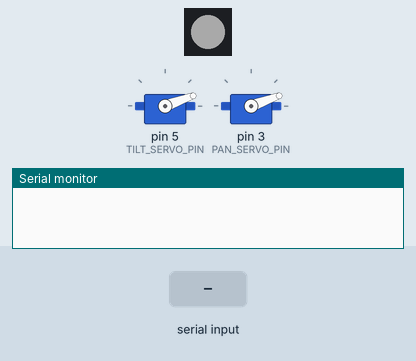
This sketch was run on a simulated Arduino Uno, built with avr-gcc and run on an emulated ATmega328P. On the bench: 2 × servo, 1 RGB LEDs in strip order, left to right, the last lines printed to the serial monitor. The test bench sets the inputs (shaded band). Dim RGB values are drawn brighter than linear.

Above: at 1.2 s.
1.3 s: "<panset:1>" received over Serial
At 1.67 s:
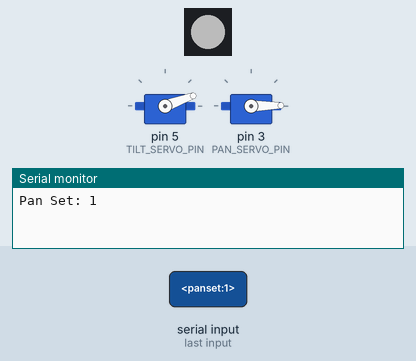
4.3 s: "<tiltset:1>" received over Serial
At 6.2 s:
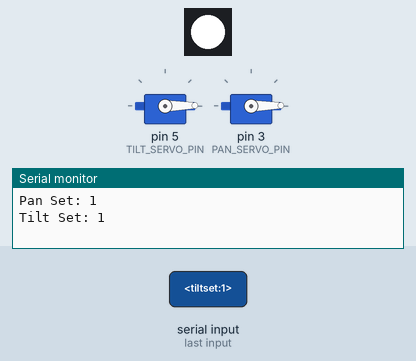
6.6 s: "<panright:150>" received over Serial
At 7.37 s:
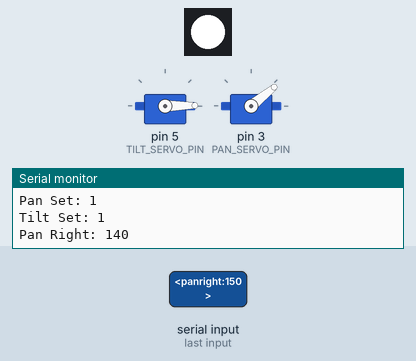
9.6 s: "<tiltset:150>" received over Serial
At 10.1 s:
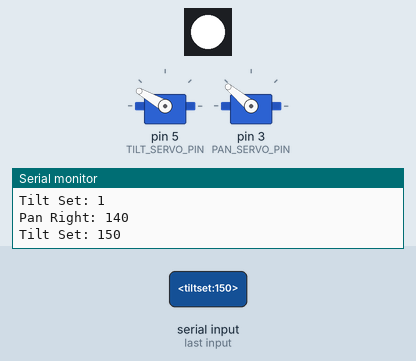
11.1 s: "<panleft:1>" received over Serial
At 12.3 s:
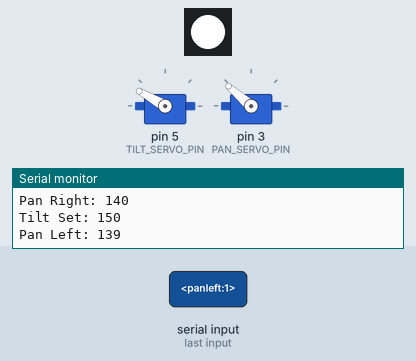
12.6 s: "<tiltup:150>" received over Serial
At 16.3 s:
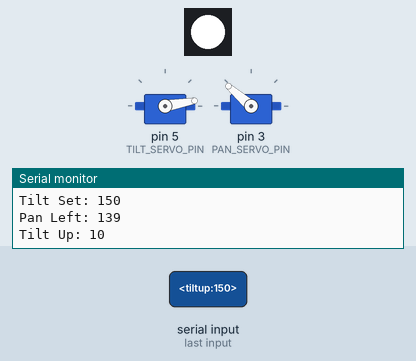
Timing chart, 0 to 16.6 s (numbered marks = the images above; inputs shaded):
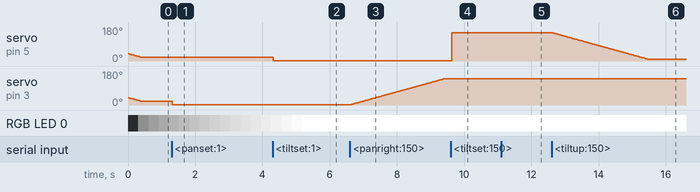

Measured:
- after the input at 1.3 s, servo on pin 3 (PAN_SERVO_PIN): 20° → 1° at once
- after the input at 4.3 s, servo on pin 5 (TILT_SERVO_PIN): 20° → 1° at once
- after the input at 6.6 s, servo on pin 3 (PAN_SERVO_PIN): moves from 1° to 140° over 2.8 s, starting at once
- after the input at 9.6 s, servo on pin 5 (TILT_SERVO_PIN): 1° → 150° at once
- after the input at 11.1 s, servo on pin 3 (PAN_SERVO_PIN): 140° → 139° at once
- after the input at 12.6 s, servo on pin 5 (TILT_SERVO_PIN): moves from 150° to 10° over 2.8 s, starting at once

The sketch:

CamBotApp.ino
```cpp
#include <Servo.h>
#include <Adafruit_NeoPixel.h>

#define TILT_SERVO_PIN    5
#define PAN_SERVO_PIN     3
#define NEOPIXEL_PIN      4
#define NEOPIXEL_COUNT    1

#define PAN_LOWER_BOUNDS  10
#define PAN_UPPER_BOUNDS  140
#define TILT_LOWER_BOUNDS 10
#define TILT_UPPER_BOUNDS 140

Servo servoTilt, servoPan;
Adafruit_NeoPixel pixels = Adafruit_NeoPixel(NEOPIXEL_COUNT, NEOPIXEL_PIN, NEO_GRB + NEO_KHZ800);

const char COMMAND_BEGIN_CHAR = '<';
const char COMMAND_END_CHAR = '>';
const byte COMMAND_LENGTH = 32;

char receivedChars[COMMAND_LENGTH];
boolean newData = false;
char receivedNewData[COMMAND_LENGTH];
int panAmount = 20;
int tiltAmount = 20;
int actualPanAmount = 40;
int actualTiltAmount = 40;
float r = 0.0f;
float g = 0.0f;
float b = 0.0f;
float newR = 255.0f;
float newG = 255.0f;
float newB = 255.0f;
float changeSpeed = 1.0f;
int servoStepWait = 20;

void setup()
{
  servoTilt.attach(TILT_SERVO_PIN);  //The Tilt servo is attached to pin 2
  servoPan.attach(PAN_SERVO_PIN);   //The Pan servo is attached to pin 3

  servoTilt.write(tiltAmount);  //Initially position both servos to 25
  servoPan.write(panAmount);

  Serial.begin(9600);

  pixels.begin();
}

void loop()
{
  readSerial();

  if (receivedNewData[0] != 0 && receivedNewData[1] != 0 && receivedNewData[2] != 0) {

    // seperate the command from the parameter
    char* command = strtok(receivedNewData, ":");
    char* param = strtok(NULL, ":");

    processCommand(command, param);
  }

  updateServos();
  updateLED();
}

void updateServos() {

  if (panAmount != actualPanAmount) {

    if (panAmount > actualPanAmount)
      actualPanAmount ++;
    else
      actualPanAmount --;

    servoPan.write(actualPanAmount);
  }

  if (tiltAmount != actualTiltAmount) {

    if (tiltAmount > actualTiltAmount)
      actualTiltAmount ++;
    else
      actualTiltAmount --;

    servoTilt.write(actualTiltAmount);
  }

  delay(servoStepWait);
}

void updateLED() {

  if (r > newR)
    r -= changeSpeed;

  if (r < newR)
    r += changeSpeed;

  if (g > newG)
    g -= changeSpeed;

  if (g < newG)
    g += changeSpeed;

  if (b > newB)
    b -= changeSpeed;

  if (b < newB)
    b += changeSpeed;

  pixels.setPixelColor(0, pixels.Color(int(r), int(g), int(b)));
  pixels.show();
}

void processCommand(char* command, char* param) {

  if (strcmp(command, "panset") == 0) {

    Serial.print("Pan Set: ");
    panAmount = actualPanAmount = atoi(param);
    servoPan.write(panAmount);
    Serial.println(panAmount);

  } else if (strcmp(command, "tiltset") == 0) {

    Serial.print("Tilt Set: ");
    tiltAmount = actualTiltAmount = atoi(param);
    servoTilt.write(tiltAmount);
    Serial.println(tiltAmount);

  } else if (strcmp(command, "panleft") == 0) {

    Serial.print("Pan Left: ");
    panAmount -= atoi(param);

    if (panAmount < PAN_LOWER_BOUNDS)
      panAmount = PAN_LOWER_BOUNDS;

    Serial.println(panAmount);

  } else if (strcmp(command, "panright") == 0) {

    Serial.print("Pan Right: ");
    panAmount += atoi(param);

    if (panAmount > PAN_UPPER_BOUNDS)
      panAmount = PAN_UPPER_BOUNDS;

    Serial.println(panAmount);

  } else if (strcmp(command, "tiltup") == 0) {

    Serial.print("Tilt Up: ");
    tiltAmount -= atoi(param);

    if (tiltAmount < TILT_LOWER_BOUNDS)
      tiltAmount = TILT_LOWER_BOUNDS;

    Serial.println(tiltAmount);

  } else if (strcmp(command, "tiltdown") == 0) {

    Serial.print("Tilt Down: ");
    tiltAmount += atoi(param);

    if (tiltAmount > TILT_UPPER_BOUNDS)
      tiltAmount = TILT_UPPER_BOUNDS;

    Serial.println(tiltAmount);

  } else if (strcmp(command, "setr") == 0) {

    Serial.print("Set LED R: ");
    newR = atoi(param);

    if (newR > 254)
      newR = 254;

    if (newR < 0)
      newR = 0;

    Serial.println(newR);

  } else if (strcmp(command, "setg") == 0) {

    Serial.print("Set LED G: ");
    newG = atoi(param);

    if (newG > 254)
      newG = 254;

    if (newG < 0)
      newG = 0;

    Serial.println(newG);

  } else if (strcmp(command, "setb") == 0) {

    Serial.print("Set LED B: ");
    newB = atoi(param);

    if (newB > 254)
      newB = 254;

    if (newB < 0)
      newB = 0;

    Serial.println(newB);

  } else if (strcmp(command, "setledspeed") == 0) {

    Serial.print("Set LED Change Speed: ");
    changeSpeed = atoi(param);

    if (changeSpeed > 10)
      changeSpeed = 10;

    if (changeSpeed < 0)
      changeSpeed = 0;

    Serial.println(changeSpeed);
  } else if (strcmp(command, "setservospeed") == 0) {

    Serial.print("Set Servo Move Speed: ");
    servoStepWait = atoi(param);

    if (servoStepWait > 500)
      servoStepWait = 5000;

    if (servoStepWait < 1)
      servoStepWait = 1;

    Serial.println(servoStepWait);
  }
}

// commands should be in the format "<COMMAND:PARAMER>"

void readSerial() {

  static boolean recvInProgress = false;
  static byte ndx = 0;
  char rc;

  while (Serial.available() > 0 && newData == false) {

    rc = Serial.read();

    if (recvInProgress == true) {

        if (rc != COMMAND_END_CHAR) {

            receivedChars[ndx] = rc;
            ndx++;

            if (ndx >= COMMAND_LENGTH) {

                ndx = COMMAND_LENGTH - 1;
            }
        } else {

            receivedChars[ndx] = '\0'; // terminate the string
            recvInProgress = false;
            ndx = 0;
            newData = true;
        }
    }

    else if (rc == COMMAND_BEGIN_CHAR) {

        recvInProgress = true;
    }
  }

  if (newData == true) {

    newData = false;
    memcpy(
      receivedNewData,
      receivedChars,
      COMMAND_LENGTH * sizeof(char));
  } else {

    receivedNewData[0] = 0;
    receivedNewData[1] = 0;
    receivedNewData[2] = 0;
  }
}
```
